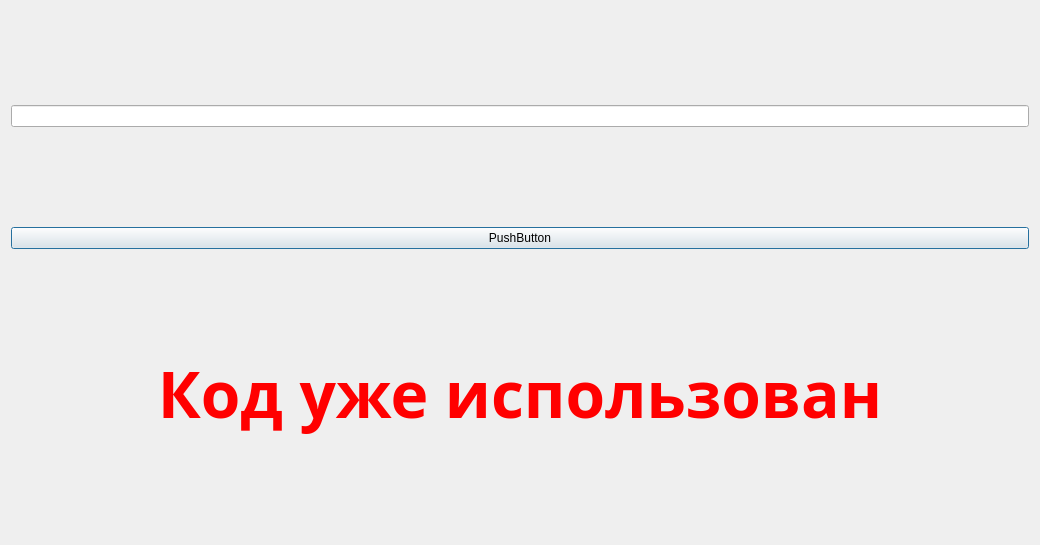
<?xml version="1.0" encoding="UTF-8"?>
<ui version="4.0">
 <class>ScanWindow</class>
 <widget class="QDialog" name="ScanWindow">
  <property name="geometry">
   <rect>
    <x>0</x>
    <y>0</y>
    <width>1040</width>
    <height>545</height>
   </rect>
  </property>
  <property name="windowTitle">
   <string>Dialog</string>
  </property>
  <property name="styleSheet">
   <string notr="true">QDialog {
    border-image:url(:/files/cam_bg.jpg);
    width: 100px;
    border: none;
}</string>
  </property>
  <layout class="QGridLayout" name="gridLayout">
   <item row="2" column="0">
    <widget class="QLabel" name="lUsed">
     <property name="sizePolicy">
      <sizepolicy hsizetype="Preferred" vsizetype="Fixed">
       <horstretch>0</horstretch>
       <verstretch>0</verstretch>
      </sizepolicy>
     </property>
     <property name="font">
      <font>
       <family>Arial Black</family>
       <pointsize>48</pointsize>
       <weight>75</weight>
       <bold>true</bold>
      </font>
     </property>
     <property name="autoFillBackground">
      <bool>true</bool>
     </property>
     <property name="styleSheet">
      <string notr="true">QLabel {
	color: red;
}</string>
     </property>
     <property name="text">
      <string>Код уже использован</string>
     </property>
     <property name="alignment">
      <set>Qt::AlignCenter</set>
     </property>
    </widget>
   </item>
   <item row="1" column="0">
    <widget class="QPushButton" name="pbSendCode">
     <property name="text">
      <string>PushButton</string>
     </property>
    </widget>
   </item>
   <item row="0" column="0">
    <widget class="QLineEdit" name="leCode"/>
   </item>
  </layout>
 </widget>
 <resources/>
 <connections/>
</ui>
